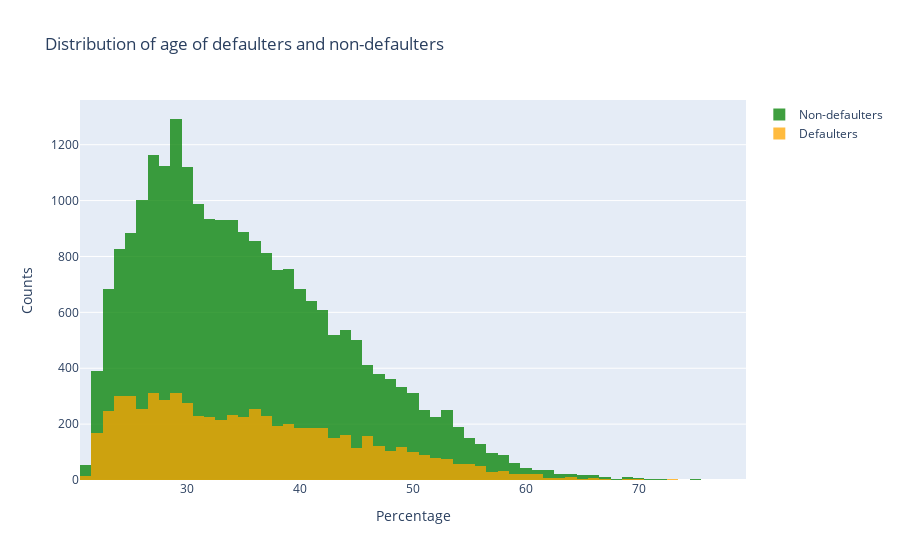

Here is the notebook cell this chart was saved with:
### Code cell
fig = go.Figure()
fig.add_trace(go.Histogram(x = df[df['default'] == 0]["AGE"],marker_color="green",name="Non-defaulters"))
fig.add_trace(go.Histogram(x = df[df['default'] == 1]["AGE"],marker_color="orange",name="Defaulters"))
# Overlay both histograms
fig.update_layout(barmode='overlay')
# Reduce opacity to see both histograms
fig.update_traces(opacity=0.75)
fig.update_layout(title="Distribution of age of defaulters and non-defaulters",xaxis_title="Percentage",yaxis_title="Counts")
fig.show()

### Figure 1 — Plotly figure (JSON) as saved in the notebook; plotly's stock layout.template omitted (floating-point values rounded to 4 significant figures; data arrays with more than 128 entries replaced by an {"elided": "..."} marker saying what was removed)
{"data": [{"marker": {"color": "green"}, "name": "Non-defaulters", "opacity": 0.75, "type": "histogram", "x": {"elided": "23364 int values"}}, {"marker": {"color": "orange"}, "name": "Defaulters", "opacity": 0.75, "type": "histogram", "x": {"elided": "6636 int values"}}], "layout": {"barmode": "overlay", "title": {"text": "Distribution of age of defaulters and non-defaulters"}, "xaxis": {"title": {"text": "Percentage"}}, "yaxis": {"title": {"text": "Counts"}}}}
